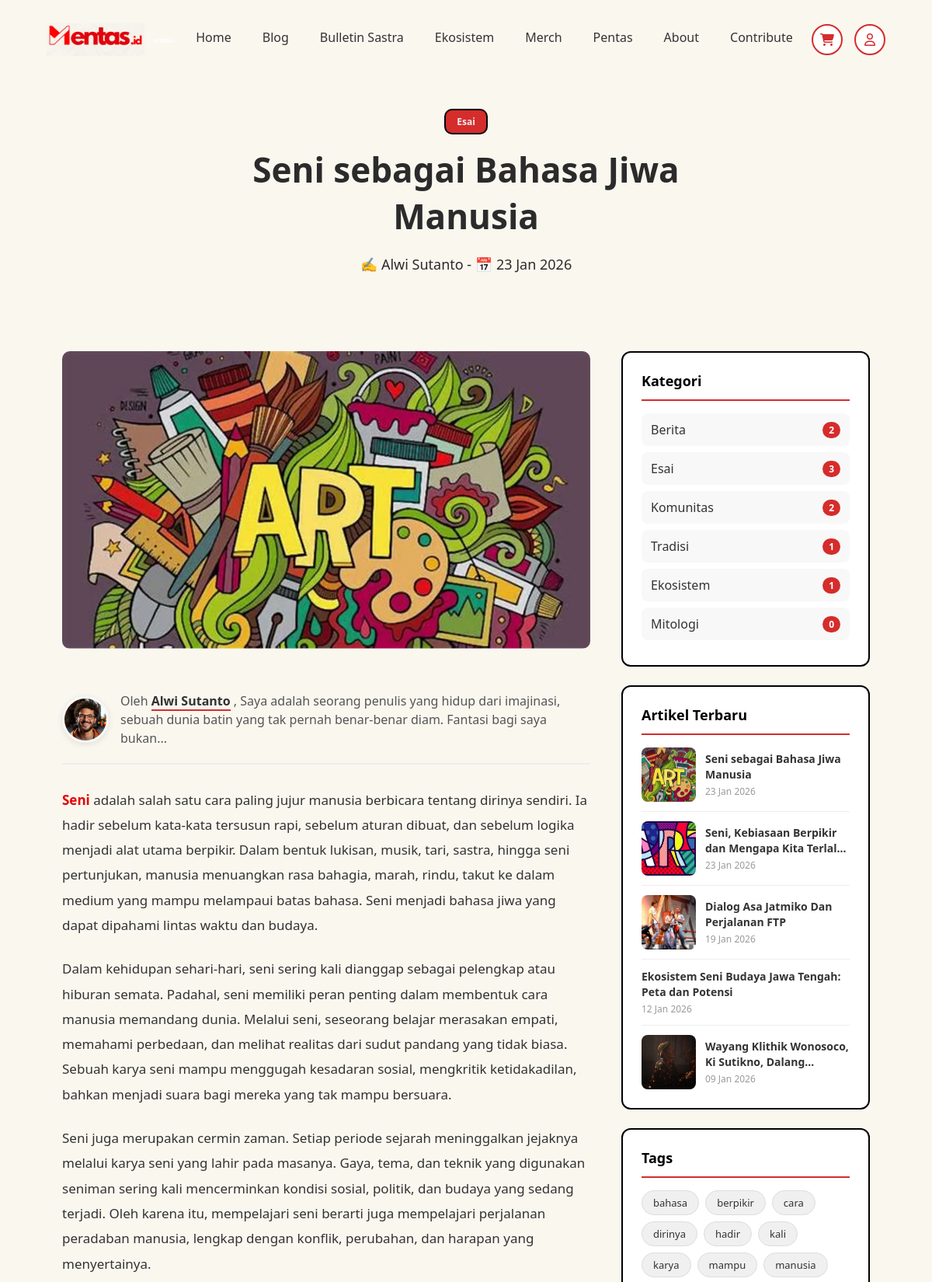
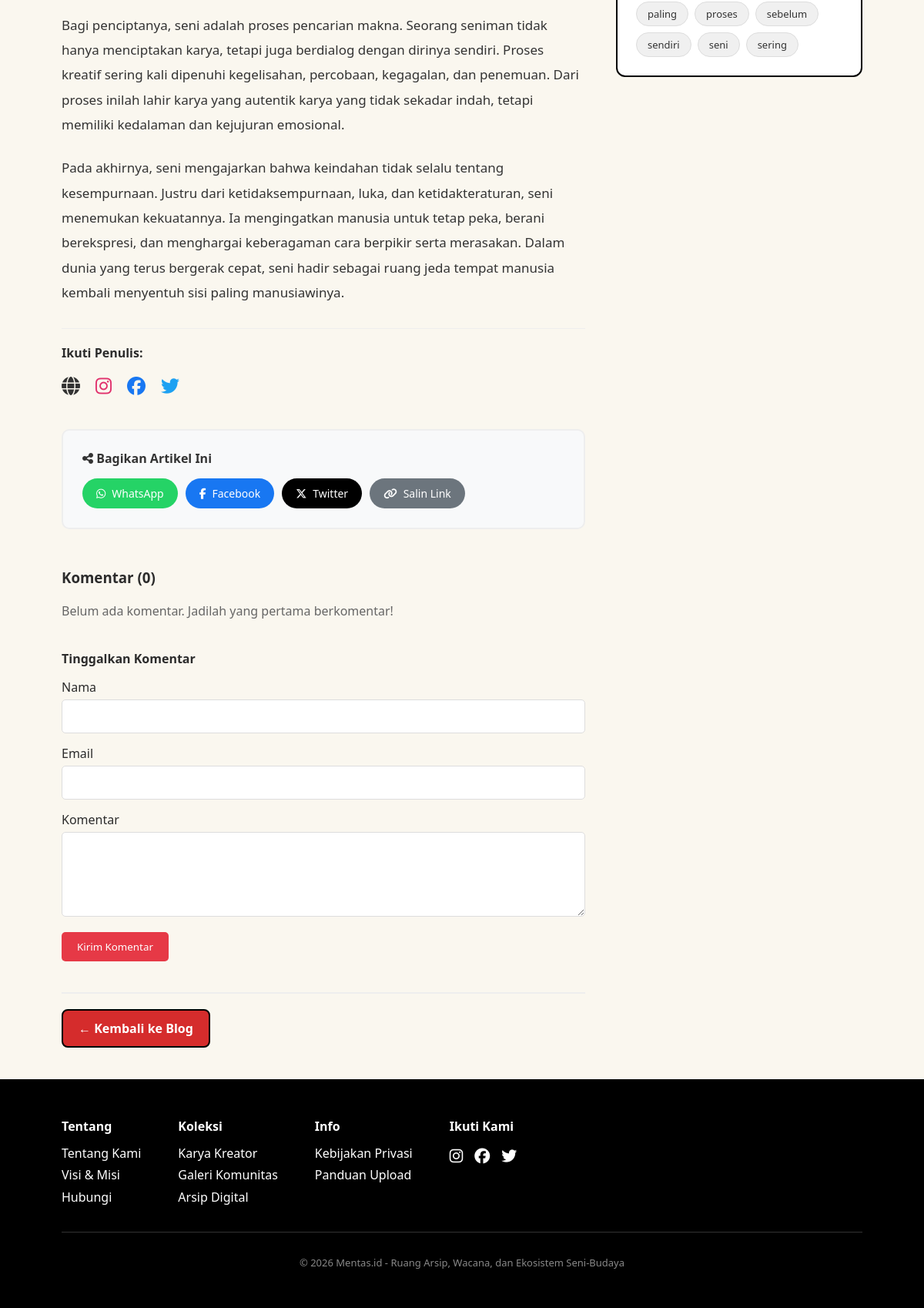
Screenshot of /blog/seni-sebagai-bahasa-jiwa-manusia with the database file from the repository (2 pictures, top to bottom).
### tables this page shows
CREATE TABLE `posts` (
  `id` int NOT NULL,
  `title` varchar(255) NOT NULL,
  `slug` varchar(255) NOT NULL,
  `excerpt` text,
  `body` longtext,
  `cover_image` varchar(255) DEFAULT NULL,
  `category_id` int DEFAULT NULL,
  `author_id` int DEFAULT NULL,
  `status` enum('draft','published') DEFAULT 'draft',
  `views` int DEFAULT '0',
  `created_at` timestamp NULL DEFAULT CURRENT_TIMESTAMP,
  `updated_at` timestamp NULL DEFAULT CURRENT_TIMESTAMP ON UPDATE CURRENT_TIMESTAMP,
  `published_at` timestamp NULL DEFAULT NULL
);

CREATE TABLE `categories` (
  `id` int NOT NULL,
  `name` varchar(100) NOT NULL,
  `slug` varchar(100) NOT NULL,
  `description` text,
  `is_active` tinyint(1) DEFAULT '1',
  `sort_order` int DEFAULT '0',
  `created_at` timestamp NULL DEFAULT CURRENT_TIMESTAMP,
  `updated_at` timestamp NULL DEFAULT CURRENT_TIMESTAMP ON UPDATE CURRENT_TIMESTAMP
);

CREATE TABLE `users` (
  `id` int NOT NULL,
  `name` varchar(100) NOT NULL,
  `email` varchar(100) NOT NULL,
  `password` varchar(255) NOT NULL,
  `phone` varchar(20) DEFAULT NULL,
  `bio` text,
  `avatar` varchar(255) DEFAULT NULL,
  `address` text,
  `social_media` json DEFAULT NULL,
  `qris_image` varchar(255) DEFAULT NULL,
  `role` enum('admin','contributor') DEFAULT 'contributor',
  `status` enum('pending','active','rejected') DEFAULT 'pending',
  `created_at` timestamp NULL DEFAULT CURRENT_TIMESTAMP,
  `updated_at` timestamp NULL DEFAULT CURRENT_TIMESTAMP ON UPDATE CURRENT_TIMESTAMP
);

CREATE TABLE `tags` (
  `id` int NOT NULL,
  `name` varchar(100) NOT NULL,
  `slug` varchar(100) NOT NULL,
  `created_at` timestamp NULL DEFAULT CURRENT_TIMESTAMP
);

### app/views/content/detail/article.php (the view, shortened to what the rows shown need)
<section class="hero blog-hero-detail">
    <div class="hero-content">
        <?php if (!empty($content['category_name'])): ?>
            <span class="btn-orange blog-detail-category"><?= $content['category_name']; ?></span>
        <?php endif; ?>
        <h1 class="blog-detail-title"><?= htmlspecialchars($content['title']); ?></h1>
        <p class="blog-detail-meta">
            <?php if (!empty($content['author_name'])): ?>
                ✍ <?= $content['author_name']; ?>
            <?php endif; ?>
            <?php if (!empty($content['published_at'])): ?>
                - 📅 <?= date('d M Y', strtotime($content['published_at'])); ?>
            <?php endif; ?>
        </p>
    </div>
</section>
<section class="program-section blog-section-detail">
    <div class="blog-layout">
        <article class="blog-main">
            <?php if (!empty($content['cover_image'])): ?>
                <img src="<?= BASE_URL ?>/<?= $content['cover_image']; ?>" alt="<?= htmlspecialchars($content['title']); ?>" class="blog-cover">
            <?php endif; ?>
            <div class="article-contributor">
                <div class="contributor-avatar">
                   <?php
                        $avatar = !empty($content['author_avatar']) ? BASE_URL . '/' . $content['author_avatar'] : 'https://ui-avatars.com/api/?name=' . urlencode($content['author_name']) . '&background=random';
                    ?>
                    <img src="<?= $avatar ?>" alt="<?= htmlspecialchars($content['author_name']) ?>">
                </div>
                <div class="contributor-details">
                    <p class="contributor-by">
                        Oleh <a href="<?= BASE_URL ?>/author/<?= $content['author_id'] ?>"><?= htmlspecialchars($content['author_name']) ?></a>
                        <?php
                            if (!empty($content['author_bio'])) {
                                $bioWords = explode(' ', $content['author_bio']);
                                $truncatedBio = implode(' ', array_slice($bioWords, 0, 20));
                                echo ', ' . htmlspecialchars($truncatedBio) . (count($bioWords) > 20 ? '...' : '');
                            }
                        ?>
                    </p>
                </div>
            </div>
            <div class="blog-body article-content">
                <?php
                    $allowedTags = '<h1><h2><h3><h4><h5><h6><p><br><strong><b><em><i><u><s><strike><a><ul><ol><li><blockquote><pre><code><img><table><thead><tbody><tr><th><td><hr><span><div><figure><figcaption>';
                    $body = strip_tags($content['body'], $allowedTags);
                    echo $body;
                ?>
            </div>
            <?php
                $socials = !empty($content['author_social']) ? json_decode($content['author_social'], true) : [];
                $hasSocial = !empty(array_filter($socials));
            ?>
            <?php if ($hasSocial): ?>
            <div class="author-social-links" style="margin-top: 30px; padding-top: 20px; border-top: 1px solid #eee;">
                <h4 style="font-size: 16px; margin-bottom: 15px;">Ikuti Penulis:</h4>
                <div style="display: flex; gap: 20px;">
                    <?php if (!empty($socials['website'])): ?>
                        <a href="<?= $socials['website'] ?>" target="_blank" style="text-decoration: none; color: #333; font-size: 24px;" title="Website">
                            <i class="fas fa-globe"></i>
                        </a>
                    <?php endif; ?>
                    <?php if (!empty($socials['instagram'])): ?>
                        <a href="<?= $socials['instagram'] ?>" target="_blank" style="text-decoration: none; color: #E1306C; font-size: 24px;" title="Instagram">
                            <i class="fab fa-instagram"></i>
                        </a>
                    <?php endif; ?>
                    <?php if (!empty($socials['facebook'])): ?>
                        <a href="<?= $socials['facebook'] ?>" target="_blank" style="text-decoration: none; color: #1877F2; font-size: 24px;" title="Facebook">
                            <i class="fab fa-facebook"></i>
                        </a>
                    <?php endif; ?>
                    <?php if (!empty($socials['twitter'])): ?>
                        <a href="<?= $socials['twitter'] ?>" target="_blank" style="text-decoration: none; color: #1DA1F2; font-size: 24px;" title="Twitter">
                            <i class="fab fa-twitter"></i>
                        </a>
                    <?php endif; ?>
                </div>
            </div>
            <?php endif; ?>
            <div class="share-article-section" style="margin-top: 40px; padding: 25px; background: #f8f9fa; border-radius: 10px; border: 2px solid #eee;">
                <h4 style="font-size: 16px; margin-bottom: 15px; color: #333;">
                    <i class="fa-solid fa-share-nodes"></i> Bagikan Artikel Ini
                </h4>
                <div class="share-buttons" style="display: flex; flex-wrap: wrap; gap: 10px;">
                    <?php
                        $articleUrl = BASE_URL . '/blog/' . $content['slug'];
                        $articleTitle = urlencode($content['title']);
                        $encodedUrl = urlencode($articleUrl);
                    ?>
                    <a href="https://wa.me/?text=<?= $articleTitle ?>%20<?= $encodedUrl ?>"
                       target="_blank"
                       class="share-btn share-whatsapp"
                       style="display: inline-flex; align-items: center; gap: 8px; padding: 10px 18px; background: #25D366; color: white; text-decoration: none; border-radius: 25px; font-size: 14px; font-weight: 500; transition: all 0.3s ease;">
                        <i class="fab fa-whatsapp"></i> WhatsApp
                    </a>
                    <a href="https://www.facebook.com/sharer/sharer.php?u=<?= $encodedUrl ?>"
                       target="_blank"
                       class="share-btn share-facebook"
                       style="display: inline-flex; align-items: center; gap: 8px; padding: 10px 18px; background: #1877F2; color: white; text-decoration: none; border-radius: 25px; font-size: 14px; font-weight: 500; transition: all 0.3s ease;">
                        <i class="fab fa-facebook-f"></i> Facebook
                    </a>
                    <a href="https://twitter.com/intent/tweet?text=<?= $articleTitle ?>&url=<?= $encodedUrl ?>"
                       target="_blank"
                       class="share-btn share-twitter"
                       style="display: inline-flex; align-items: center; gap: 8px; padding: 10px 18px; background: #000; color: white; text-decoration: none; border-radius: 25px; font-size: 14px; font-weight: 500; transition: all 0.3s ease;">
                        <i class="fab fa-x-twitter"></i> Twitter
                    </a>
                    <button onclick="copyArticleLink('<?= $articleUrl ?>')"
                            class="share-btn share-copy"
                            style="display: inline-flex; align-items: center; gap: 8px; padding: 10px 18px; background: #6c757d; color: white; border: none; border-radius: 25px; font-size: 14px; font-weight: 500; cursor: pointer; transition: all 0.3s ease;">
                        <i class="fa-solid fa-link"></i> <span id="copy-text">Salin Link</span>
                    </button>
                </div>
            </div>
            <div class="comments-section" style="margin-top: 50px;">
                <h3 style="margin-bottom: 20px;">Komentar (<?= count($comments ?? []) ?>)</h3>
                <div class="comments-list" style="margin-bottom: 40px;">
                    <?php if (!empty($comments)): ?>
                        <?php foreach ($comments as $comment): ?>
                            <div class="comment-item" style="margin-bottom: 20px; padding-bottom: 20px; border-bottom: 1px solid #eee;">
                                <div class="comment-header" style="display: flex; align-items: center; margin-bottom: 10px;">
                                    <strong style="margin-right: 10px;"><?= htmlspecialchars($comment['name']) ?></strong>
                                    <small style="color: #666;"><?= date('d M Y H:i', strtotime($comment['created_at'])) ?></small>
                                </div>
                                <div class="comment-body">
                                    <?= nl2br(htmlspecialchars($comment['body'])) ?>
                                </div>
                            </div>
                        <?php endforeach; ?>
                    <?php else: ?>
                        <p style="color: #666;">Belum ada komentar. Jadilah yang pertama berkomentar!</p>
                    <?php endif; ?>
                </div>
                <div class="comment-form-wrapper">
                    <h4 style="margin-bottom: 15px;">Tinggalkan Komentar</h4>
                    <form action="<?= BASE_URL ?>/comment/store" method="POST" class="comment-form">
                        <?php if (!isset($_SESSION['user_id'])): ?>
                            <div class="form-group" style="margin-bottom: 15px;">
                                <label for="name" style="display: block; margin-bottom: 5px;">Nama</label>
                                <input type="text" name="name" id="name" class="form-control" required style="width: 100%; padding: 10px; border: 1px solid #ddd; border-radius: 5px;">
                            </div>
                            <div class="form-group" style="margin-bottom: 15px;">
                                <label for="email" style="display: block; margin-bottom: 5px;">Email</label>
                                <input type="email" name="email" id="email" class="form-control" required style="width: 100%; padding: 10px; border: 1px solid #ddd; border-radius: 5px;">
                            </div>
                        <?php endif; ?>
                        <div class="form-group" style="margin-bottom: 15px;">
                            <label for="body" style="display: block; margin-bottom: 5px;">Komentar</label>
                            <textarea name="body" id="body" rows="4" class="form-control" required style="width: 100%; padding: 10px; border: 1px solid #ddd; border-radius: 5px;"></textarea>
                        </div>
                        <button type="submit" class="btn-primary" style="background: #e63946; color: white; border: none; padding: 10px 20px; border-radius: 5px; cursor: pointer;">Kirim Komentar</button>
                    </form>
                </div>
            </div>
            <div class="blog-footer">
                <a href="<?= BASE_URL ?>/blog" class="btn-outline">← Kembali ke Blog</a>
            </div>
        </article>
        <aside class="blog-sidebar">
            <?php if (!empty($categoriesWithCount)): ?>
            <div class="sidebar-widget">
                <h3 class="sidebar-title">Kategori</h3>
                <ul class="sidebar-categories">
                    <?php foreach ($categoriesWithCount as $cat): ?>
                        <li>
                            <a href="<?= BASE_URL ?>/blog/<?= $cat['slug']; ?>">
                                <?= $cat['name']; ?>
                                <span class="category-count"><?= $cat['post_count']; ?></span>
                            </a>
                        </li>
                    <?php endforeach; ?>
                </ul>
            </div>
            <?php endif; ?>
            <?php if (!empty($recentPosts)): ?>
            <div class="sidebar-widget">
                <h3 class="sidebar-title">Artikel Terbaru</h3>
                <ul class="sidebar-posts">
                    <?php foreach ($recentPosts as $post): ?>
                        <li class="sidebar-post-item">
                            <?php if (!empty($post['cover_image'])): ?>
                                <a href="<?= BASE_URL ?>/blog/<?= $post['slug']; ?>" class="sidebar-post-thumb">
                                    <img src="<?= BASE_URL ?>/<?= $post['cover_image']; ?>" alt="<?= htmlspecialchars($post['title']); ?>">
                                </a>
                            <?php endif; ?>
                            <div class="sidebar-post-info">
                                <a href="<?= BASE_URL ?>/blog/<?= $post['slug']; ?>" class="sidebar-post-title">
                                    <?= htmlspecialchars($post['title']); ?>
                                </a>
                                <span class="sidebar-post-date">
                                    <?= date('d M Y', strtotime($post['published_at'] ?? $post['created_at'])); ?>
                                </span>
                            </div>
                        </li>
                    <?php endforeach; ?>
                </ul>
            </div>
            <?php endif; ?>
            <?php if (!empty($postTags)): ?>
            <div class="sidebar-widget">
                <h3 class="sidebar-title">Tags</h3>
                <div class="sidebar-tags">
                    <?php foreach ($postTags as $tag): ?>
                        <a href="<?= BASE_URL ?>/blog?tag=<?= $tag['slug']; ?>" class="tag-item">
                            <?= $tag['name']; ?>
                        </a>
                    <?php endforeach; ?>
                </div>
            </div>
            <?php endif; ?>
        </aside>
    </div>
</section>

### rows the page displays
posts: category.name "Esai", title "Seni sebagai Bahasa Jiwa Manusia", author.name "Alwi Sutanto", published_at "23 Jan 2026", cover_image (picture), author.avatar (picture), body "Seni adalah salah satu cara paling jujur manusia berbicara tentang dirinya sendiri. Ia hadir sebelum kata-kata tersusun rapi, sebelum aturan dibuat, dan sebelum logika menjadi alat utama berpikir. Dalam bentuk lukisan, musik, tari, sastra, hingga seni pertunjukan, manusia menuangkan rasa bahagia, marah, rindu, takut ke dalam medium yang mampu melampaui batas bahasa. Seni menjadi bahasa jiwa yang dapat dipahami lintas waktu dan budaya. Dalam kehidupan sehari-hari, seni sering kali dianggap sebagai pelengkap atau hiburan semata. Padahal, seni memiliki peran penting dalam membentuk cara manusia memandang dunia. Melalui seni, seseorang belajar merasakan empati, memahami perbedaan, dan melihat…"
categories: name "Berita", post_count "2"
categories: name "Esai", post_count "3"
categories: name "Komunitas", post_count "2"
categories: name "Tradisi", post_count "1"
categories: name "Ekosistem", post_count "1"
categories: name "Mitologi", post_count "0"
posts: cover_image (picture), title "Seni, Kebiasaan Berpikir dan Mengapa Kita…", published_at "23 Jan 2026"
posts: cover_image (picture), title "Dialog Asa Jatmiko Dan Perjalanan FTP", published_at "19 Jan 2026"
posts: title "Ekosistem Seni Budaya Jawa Tengah: Peta dan Potensi", published_at "12 Jan 2026"
posts: cover_image (picture), title "Wayang Klithik Wonosoco, Ki Sutikno,…", published_at "09 Jan 2026"
tags: name "bahasa"
tags: name "berpikir"
tags: name "cara"
tags: name "dirinya"
tags: name "hadir"
tags: name "kali"
tags: name "karya"
tags: name "mampu"
tags: name "manusia"
tags: name "paling"
tags: name "proses"
tags: name "sebelum"
tags: name "sendiri"
tags: name "seni"
tags: name "sering"

### other values shown
$truncatedBio "Saya adalah seorang penulis yang hidup dari imajinasi, sebuah dunia batin yang tak pernah benar-benar diam. Fantasi bagi saya bukan"
count($comments ?? []) "0"
